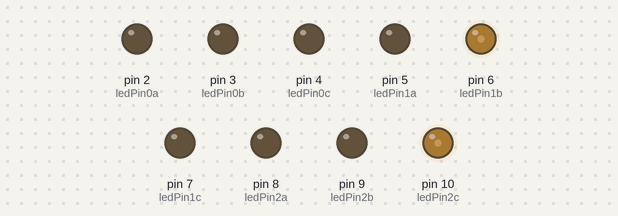
Recording of a sketch running on a simulated Arduino Uno, built with avr-gcc and run on an emulated ATmega328P. Shown: output pins drawn as LEDs (lit = HIGH).

Above: at 0.05 s.
At 1.5 s:
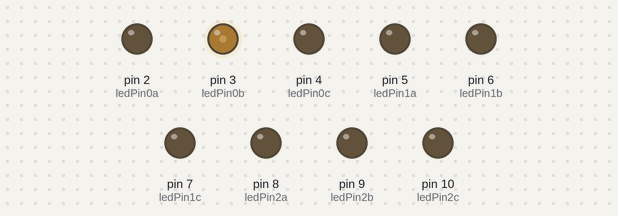
At 3.0 s:
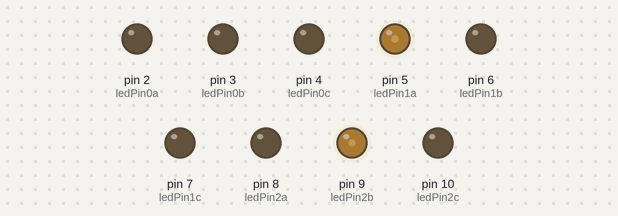
Timing chart, 0 to 6.9 s (numbered marks = the images above):
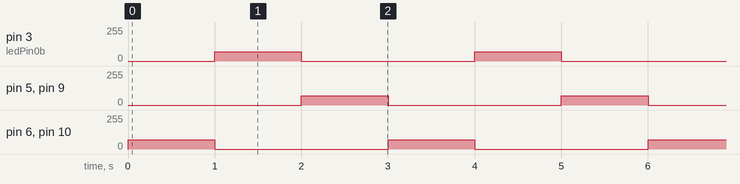

Measured:
- by itself, pin 3 (ledPin0b), pin 5 (ledPin1a), pin 6 (ledPin1b), pin 9 (ledPin2b), pin 10 (ledPin2c): alternates 70/255 for 1.0 s and 0/255 for 2.0 s

The sketch:

IME156_RGB_LED_TEST.ino
```cpp
//RGB LED0
int ledPin0a = 2;      // select the pin for the LED
int ledPin0b = 3;      // select the pin for the LED
int ledPin0c = 4;      // select the pin for the LED

//RGB LED1
int ledPin1a = 5;      // select the pin for the LED
int ledPin1b = 6;      // select the pin for the LED
int ledPin1c = 7;      // select the pin for the LED

//RGB LED2
int ledPin2a = 8;      // select the pin for the LED
int ledPin2b = 9;      // select the pin for the LED
int ledPin2c = 10;      // select the pin for the LED

void setup() {

  pinMode(ledPin0a, OUTPUT);
  pinMode(ledPin0b, OUTPUT);
  pinMode(ledPin0c, OUTPUT);
  pinMode(ledPin1a, OUTPUT);
  pinMode(ledPin1b, OUTPUT);
  pinMode(ledPin1c, OUTPUT);
  pinMode(ledPin2a, OUTPUT);
  pinMode(ledPin2b, OUTPUT);
  pinMode(ledPin2c, OUTPUT);

}

void loop() {


  analogWrite(ledPin0a, 70);
  analogWrite(ledPin0b, 0);
  analogWrite(ledPin0c, 0);

  analogWrite(ledPin1a, 0);
  analogWrite(ledPin1b, 70);
  analogWrite(ledPin1c, 0);

  analogWrite(ledPin2a, 0);
  analogWrite(ledPin2b, 0);
  analogWrite(ledPin2c, 70);

  delay(1000);

  analogWrite(ledPin0a, 0);
  analogWrite(ledPin0b, 70);
  analogWrite(ledPin0c, 0);

  analogWrite(ledPin1a, 0);
  analogWrite(ledPin1b, 0);
  analogWrite(ledPin1c, 70);

  analogWrite(ledPin2a, 70);
  analogWrite(ledPin2b, 0);
  analogWrite(ledPin2c, 0);

  delay(1000);

  analogWrite(ledPin0a, 0);
  analogWrite(ledPin0b, 0);
  analogWrite(ledPin0c, 70);

  analogWrite(ledPin1a, 70);
  analogWrite(ledPin1b, 0);
  analogWrite(ledPin1c, 0);

  analogWrite(ledPin2a, 0);
  analogWrite(ledPin2b, 70);
  analogWrite(ledPin2c, 0);

  delay(1000);


  //Serial.println(sensorValue0);
}
```
